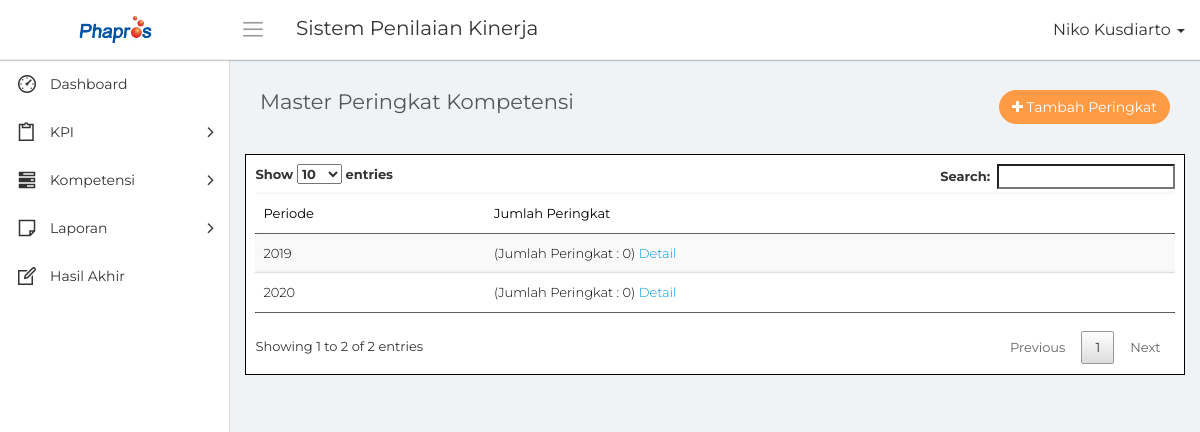
Page /data_peringkat.php (signed in) on the earlier database version.
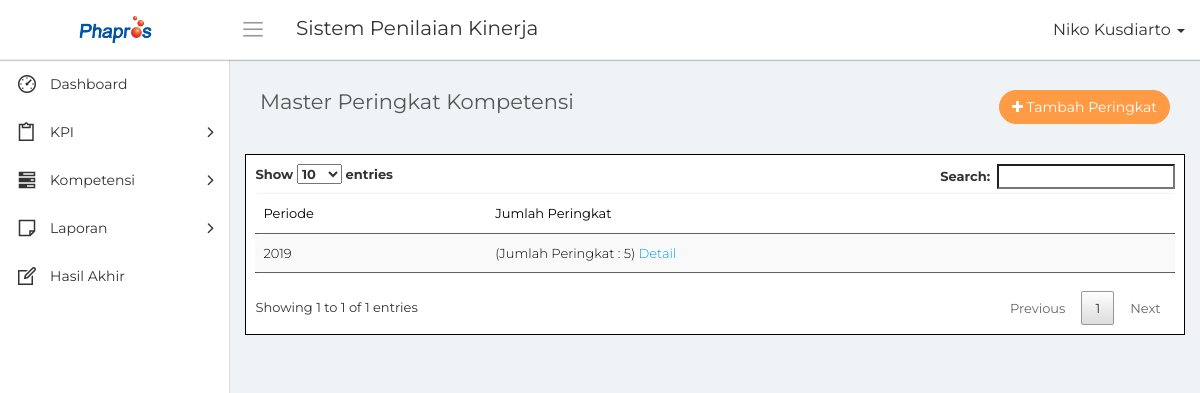
Same page on the later database version.
### tables this page shows
CREATE TABLE `mst_periode` (
  `id_periode` bigint(20) NOT NULL,
  `tahun` int(10) NOT NULL,
  `status` int(5) NOT NULL
);

### conn/database.php (called while the page is built, shortened)
<?php
	class database{
		function __construct(){
			$this->connection = new mysqli('localhost', 'root', '','phapros_final');
		}
		function tampil_periode($id_periode = null){
			$hasil = [];
			if($id_periode == null)
				$query = $this->connection->query("SELECT * FROM mst_periode");
			else
				$query = $this->connection->query("SELECT * FROM mst_periode WHERE id_periode = '$id_periode'");
			while($tampil = $query->fetch_array())
				$hasil[] = $tampil;
			return $hasil;
		}
		function hitung_peringkat($id_periode = null)
		{
			$query = $this->connection->query("SELECT * FROM mst_peringkat WHERE id_periode = '$id_periode'");
			$jml = 0;
			while($t = $query->fetch_array())
				$jml = $jml+1;
			return $jml;
		}
	}
?>

### data_peringkat.php (the view, shortened to what this page needs)
<?php
    include "conn/database.php";
    $db = new database();
    $nama = $_SESSION['nama'];
?>
<!DOCTYPE html>
<html>
    <head>
        <link rel="stylesheet" type="text/css" href="assets/css/bootstrap.min.css">
        <link rel="stylesheet" type="text/css" href="assets/css/font-awesome.min.css">
        <link rel="stylesheet" type="text/css" href="assets/css/line-awesome.min.css">
        <link rel="stylesheet" type="text/css" href="assets/css/datatables.min.css"/>
		<link rel="stylesheet" type="text/css" href="assets/css/select2.min.css">
		<link rel="stylesheet" type="text/css" href="assets/css/bootstrap-datetimepicker.min.css">
        <link rel="stylesheet" type="text/css" href="assets/css/style.css">
    </head>
    <body>
        <div class="main-wrapper">
            <div class="header">
				<div class="header-left">
                    <a href="index.php" class="logo">
						<img src="assets/img/logo.png" width="75" height="" alt="">
					</a>
                </div>
				<a id="toggle_btn" href="javascript:void(0);"><i class="la la-bars"></i></a>
                <div class="page-title-box pull-left">
					<h3>Sistem Penilaian Kinerja</h3>
                </div>
				<ul class="nav navbar-nav navbar-right user-menu pull-right">
					<li class="dropdown">
						<a href="" class="dropdown-toggle user-link" data-toggle="dropdown" title="Admin">
							<span>
                                <?php echo $nama; ?>
                            </span>
							<i class="caret"></i>
						</a>
					</li>
				</ul>
            </div>
            <div class="sidebar" id="sidebar">
                <div class="sidebar-inner slimscroll">
					<div id="sidebar-menu" class="sidebar-menu">
						<ul>
							<li>
								<a href="index.php"><i class="la la-dashboard"></i> <span>Dashboard</span></a>
							</li>
                            <li class="submenu">
								<a href="#"><i class="la la-clipboard"></i> <span> KPI</span> <span class="menu-arrow"></span></a>
							</li>
							<li class="submenu">
								<a href="#"><i class="la la-tasks"></i> <span> Kompetensi</span> <span class="menu-arrow"></span></a>
							</li>
                            <li class="submenu">
                                <a href="#"><i class="la la-sticky-note-o"></i> <span> Laporan</span> <span class="menu-arrow"></span></a>
							</li>
                            <li class="">
								<a href="hasil_akhir.php"><i class="la la-edit"></i> <span>Hasil Akhir</span></a>
							</li>
						</ul>
					</div>
                </div>
            </div>
            <div class="page-wrapper">
                <div class="content container-fluid">
					<div class="row">
						<div class="col-xs-8">
							<h4 class="page-title">Master Peringkat Kompetensi</h4>
						</div>
						<div class="col-xs-4 text-right m-b-30">
							<a href="#" class="btn btn-primary rounded pull-right" data-toggle="modal" data-target="#add_ticket"><i class="fa fa-plus"></i> Tambah Peringkat</a>
						</div>
					</div>
					<div class="row">
						<div class="col-md-12" style="border:1px solid black;color:black; background-color:white; padding:1%;">
							<div class="table-responsive">
								<table class="table table-striped custom-table m-b-0 display" id="tabel">
									<thead>
										<tr>
											<th>Periode</th>
                                            <th>Jumlah Peringkat</th>
										</tr>
									</thead>
									<tbody>
                                    <?php
                                        foreach($db->tampil_periode() as $data)
                                        {
                                    ?>
                                            <tr>
                                                <td><?php echo $data['tahun']; ?></td>
                                                <td>(Jumlah Peringkat : <?php echo ($db->hitung_peringkat($data['id_periode'])); ?>) <a href="detail_peringkat.php?id_periode=<?php echo $data['id_periode']; ?>">Detail</a></td>
                                            </tr>
                                    <?php
                                        }
                                    ?>
									</tbody>
								</table>
							</div>
						</div>
					</div>
                </div>
            </div>
        </div>
    </body>
</html>

Differences in the rows shown:
removed mst_periode: tahun "2019", hitung_peringkat "0"
removed mst_periode: tahun "2020", hitung_peringkat "0"
added mst_periode: tahun "2019", hitung_peringkat "5"
Other differences:
text written by a page script: "Show entries Search: Showing 1 to 2 of 2 entries Previous 1 Next" → "Show entries Search: Showing 1 to 1 of 1 entries Previous 1 Next"
